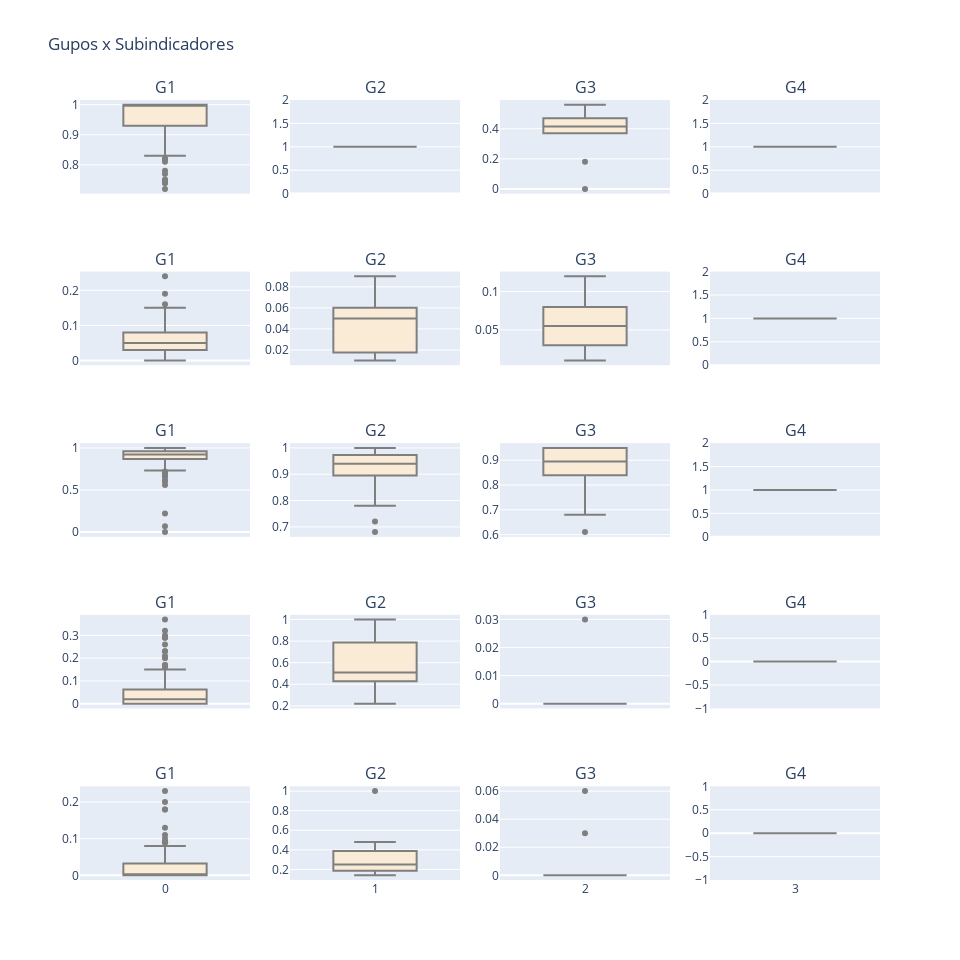

Here is the notebook cell this chart was saved with:
### Code cell
grupos = rotulos
titulos = []
for v in variaveisRestantes:
    for g in grupos:
        titulos.append(f"G{g+1}")

print(grupos, variaveisRestantes)

fig = make_subplots(
    rows=len(variaveisRestantes),
    cols=len(grupos),
    subplot_titles=tuple(titulos),
    shared_xaxes=True,
)
i = 1
for v in variaveisRestantes:
    j = 1
    for g in grupos:
        data = dfResultado[dfResultado["Grupo"] == g].round(2)
        fig.add_trace(go.Box(x=data["Grupo"], y=data[v], name=f"{v}",fillcolor="antiquewhite",line=dict(color="#7f7f7f")), row=i, col=j)
        j += 1
    i += 1

fig.update_layout(
    height=960, width=960, title_text="Gupos x Subindicadores", showlegend=False
)
fig.show()

### Figure 1 — Plotly figure (JSON) as saved in the notebook; plotly's stock layout.template omitted (floating-point values rounded to 4 significant figures; data arrays with more than 128 entries replaced by an {"elided": "..."} marker saying what was removed)
{"data": [{"fillcolor": "antiquewhite", "line": {"color": "#7f7f7f"}, "name": "Hs1", "type": "box", "x": {"elided": "153 int values"}, "xaxis": "x", "y": {"elided": "153 float values"}, "yaxis": "y"}, {"fillcolor": "antiquewhite", "line": {"color": "#7f7f7f"}, "name": "Hs1", "type": "box", "x": [1, 1, 1, 1, 1, 1, 1, 1, 1, 1, 1, 1, 1, 1, 1, 1, 1], "xaxis": "x2", "y": [1, 1, 1, 1, 1, 1, 1, 1, 1, 1, 1, 1, 1, 1, 1, 1, 1], "yaxis": "y2"}, {"fillcolor": "antiquewhite", "line": {"color": "#7f7f7f"}, "name": "Hs1", "type": "box", "x": [2, 2, 2, 2, 2, 2, 2, 2, 2, 2], "xaxis": "x3", "y": [0.48, 0.56, 0, 0.37, 0.18, 0.41, 0.38, 0.42, 0.47, 0.43], "yaxis": "y3"}, {"fillcolor": "antiquewhite", "line": {"color": "#7f7f7f"}, "name": "Hs1", "type": "box", "x": [3, 3], "xaxis": "x4", "y": [1, 1], "yaxis": "y4"}, {"fillcolor": "antiquewhite", "line": {"color": "#7f7f7f"}, "name": "In2", "type": "box", "x": {"elided": "153 int values"}, "xaxis": "x5", "y": {"elided": "153 float values"}, "yaxis": "y5"}, {"fillcolor": "antiquewhite", "line": {"color": "#7f7f7f"}, "name": "In2", "type": "box", "x": [1, 1, 1, 1, 1, 1, 1, 1, 1, 1, 1, 1, 1, 1, 1, 1, 1], "xaxis": "x6", "y": [0.07, 0.09, 0.05, 0.04, 0.07, 0.01, 0.01, 0.05, 0.06, 0.01, 0.06, 0.02, 0.06, 0.04, 0.05, 0.01, 0.06], "yaxis": "y6"}, {"fillcolor": "antiquewhite", "line": {"color": "#7f7f7f"}, "name": "In2", "type": "box", "x": [2, 2, 2, 2, 2, 2, 2, 2, 2, 2], "xaxis": "x7", "y": [0.04, 0.08, 0.03, 0.12, 0.1, 0.07, 0.07, 0.02, 0.04, 0.01], "yaxis": "y7"}, {"fillcolor": "antiquewhite", "line": {"color": "#7f7f7f"}, "name": "In2", "type": "box", "x": [3, 3], "xaxis": "x8", "y": [1, 1], "yaxis": "y8"}, {"fillcolor": "antiquewhite", "line": {"color": "#7f7f7f"}, "name": "Dm2", "type": "box", "x": {"elided": "153 int values"}, "xaxis": "x9", "y": {"elided": "153 float values"}, "yaxis": "y9"}, {"fillcolor": "antiquewhite", "line": {"color": "#7f7f7f"}, "name": "Dm2", "type": "box", "x": [1, 1, 1, 1, 1, 1, 1, 1, 1, 1, 1, 1, 1, 1, 1, 1, 1], "xaxis": "x10", "y": [0.88, 0.78, 0.9, 0.72, 0.98, 0.92, 0.97, 0.9, 0.97, 0.68, 1, 0.94, 1, 1, 0.96, 0.93, 0.96], "yaxis": "y10"}, {"fillcolor": "antiquewhite", "line": {"color": "#7f7f7f"}, "name": "Dm2", "type": "box", "x": [2, 2, 2, 2, 2, 2, 2, 2, 2, 2], "xaxis": "x11", "y": [0.89, 0.92, 0.95, 0.84, 0.68, 0.95, 0.9, 0.61, 0.95, 0.89], "yaxis": "y11"}, {"fillcolor": "antiquewhite", "line": {"color": "#7f7f7f"}, "name": "Dm2", "type": "box", "x": [3, 3], "xaxis": "x12", "y": [1, 1], "yaxis": "y12"}, {"fillcolor": "antiquewhite", "line": {"color": "#7f7f7f"}, "name": "Hs2", "type": "box", "x": {"elided": "153 int values"}, "xaxis": "x13", "y": {"elided": "153 float values"}, "yaxis": "y13"}, {"fillcolor": "antiquewhite", "line": {"color": "#7f7f7f"}, "name": "Hs2", "type": "box", "x": [1, 1, 1, 1, 1, 1, 1, 1, 1, 1, 1, 1, 1, 1, 1, 1, 1], "xaxis": "x14", "y": [1, 0.96, 0.45, 0.45, 0.45, 0.36, 0.22, 0.48, 0.86, 0.61, 0.66, 0.61, 0.81, 0.35, 0.3, 0.78, 0.51], "yaxis": "y14"}, {"fillcolor": "antiquewhite", "line": {"color": "#7f7f7f"}, "name": "Hs2", "type": "box", "x": [2, 2, 2, 2, 2, 2, 2, 2, 2, 2], "xaxis": "x15", "y": [0, 0.03, 0, 0, 0, 0, 0, 0, 0, 0], "yaxis": "y15"}, {"fillcolor": "antiquewhite", "line": {"color": "#7f7f7f"}, "name": "Hs2", "type": "box", "x": [3, 3], "xaxis": "x16", "y": [0, 0], "yaxis": "y16"}, {"fillcolor": "antiquewhite", "line": {"color": "#7f7f7f"}, "name": "Ec3", "type": "box", "x": {"elided": "153 int values"}, "xaxis": "x17", "y": {"elided": "153 float values"}, "yaxis": "y17"}, {"fillcolor": "antiquewhite", "line": {"color": "#7f7f7f"}, "name": "Ec3", "type": "box", "x": [1, 1, 1, 1, 1, 1, 1, 1, 1, 1, 1, 1, 1, 1, 1, 1, 1], "xaxis": "x18", "y": [1, 0.42, 0.19, 0.28, 0.16, 0.22, 0.48, 0.15, 0.34, 0.18, 0.38, 0.23, 0.41, 0.36, 0.25, 0.14, 0.22], "yaxis": "y18"}, {"fillcolor": "antiquewhite", "line": {"color": "#7f7f7f"}, "name": "Ec3", "type": "box", "x": [2, 2, 2, 2, 2, 2, 2, 2, 2, 2], "xaxis": "x19", "y": [0, 0, 0, 0, 0, 0.03, 0, 0, 0, 0.06], "yaxis": "y19"}, {"fillcolor": "antiquewhite", "line": {"color": "#7f7f7f"}, "name": "Ec3", "type": "box", "x": [3, 3], "xaxis": "x20", "y": [0, 0], "yaxis": "y20"}], "layout": {"annotations": [{"font": {"size": 16}, "showarrow": false, "text": "G1", "x": 0.1062, "xanchor": "center", "xref": "paper", "y": 1, "yanchor": "bottom", "yref": "paper"}, {"font": {"size": 16}, "showarrow": false, "text": "G2", "x": 0.3688, "xanchor": "center", "xref": "paper", "y": 1, "yanchor": "bottom", "yref": "paper"}, {"font": {"size": 16}, "showarrow": false, "text": "G3", "x": 0.6313, "xanchor": "center", "xref": "paper", "y": 1, "yanchor": "bottom", "yref": "paper"}, {"font": {"size": 16}, "showarrow": false, "text": "G4", "x": 0.8938, "xanchor": "center", "xref": "paper", "y": 1, "yanchor": "bottom", "yref": "paper"}, {"font": {"size": 16}, "showarrow": false, "text": "G1", "x": 0.1062, "xanchor": "center", "xref": "paper", "y": 0.78, "yanchor": "bottom", "yref": "paper"}, {"font": {"size": 16}, "showarrow": false, "text": "G2", "x": 0.3688, "xanchor": "center", "xref": "paper", "y": 0.78, "yanchor": "bottom", "yref": "paper"}, {"font": {"size": 16}, "showarrow": false, "text": "G3", "x": 0.6313, "xanchor": "center", "xref": "paper", "y": 0.78, "yanchor": "bottom", "yref": "paper"}, {"font": {"size": 16}, "showarrow": false, "text": "G4", "x": 0.8938, "xanchor": "center", "xref": "paper", "y": 0.78, "yanchor": "bottom", "yref": "paper"}, {"font": {"size": 16}, "showarrow": false, "text": "G1", "x": 0.1062, "xanchor": "center", "xref": "paper", "y": 0.56, "yanchor": "bottom", "yref": "paper"}, {"font": {"size": 16}, "showarrow": false, "text": "G2", "x": 0.3688, "xanchor": "center", "xref": "paper", "y": 0.56, "yanchor": "bottom", "yref": "paper"}, {"font": {"size": 16}, "showarrow": false, "text": "G3", "x": 0.6313, "xanchor": "center", "xref": "paper", "y": 0.56, "yanchor": "bottom", "yref": "paper"}, {"font": {"size": 16}, "showarrow": false, "text": "G4", "x": 0.8938, "xanchor": "center", "xref": "paper", "y": 0.56, "yanchor": "bottom", "yref": "paper"}, {"font": {"size": 16}, "showarrow": false, "text": "G1", "x": 0.1062, "xanchor": "center", "xref": "paper", "y": 0.34, "yanchor": "bottom", "yref": "paper"}, {"font": {"size": 16}, "showarrow": false, "text": "G2", "x": 0.3688, "xanchor": "center", "xref": "paper", "y": 0.34, "yanchor": "bottom", "yref": "paper"}, {"font": {"size": 16}, "showarrow": false, "text": "G3", "x": 0.6313, "xanchor": "center", "xref": "paper", "y": 0.34, "yanchor": "bottom", "yref": "paper"}, {"font": {"size": 16}, "showarrow": false, "text": "G4", "x": 0.8938, "xanchor": "center", "xref": "paper", "y": 0.34, "yanchor": "bottom", "yref": "paper"}, {"font": {"size": 16}, "showarrow": false, "text": "G1", "x": 0.1062, "xanchor": "center", "xref": "paper", "y": 0.12, "yanchor": "bottom", "yref": "paper"}, {"font": {"size": 16}, "showarrow": false, "text": "G2", "x": 0.3688, "xanchor": "center", "xref": "paper", "y": 0.12, "yanchor": "bottom", "yref": "paper"}, {"font": {"size": 16}, "showarrow": false, "text": "G3", "x": 0.6313, "xanchor": "center", "xref": "paper", "y": 0.12, "yanchor": "bottom", "yref": "paper"}, {"font": {"size": 16}, "showarrow": false, "text": "G4", "x": 0.8938, "xanchor": "center", "xref": "paper", "y": 0.12, "yanchor": "bottom", "yref": "paper"}], "height": 960, "showlegend": false, "title": {"text": "Gupos x Subindicadores"}, "width": 960, "xaxis": {"anchor": "y", "domain": [0, 0.2125], "matches": "x17", "showticklabels": false}, "xaxis10": {"anchor": "y10", "domain": [0.2625, 0.475], "matches": "x18", "showticklabels": false}, "xaxis11": {"anchor": "y11", "domain": [0.525, 0.7375], "matches": "x19", "showticklabels": false}, "xaxis12": {"anchor": "y12", "domain": [0.7875, 1], "matches": "x20", "showticklabels": false}, "xaxis13": {"anchor": "y13", "domain": [0, 0.2125], "matches": "x17", "showticklabels": false}, "xaxis14": {"anchor": "y14", "domain": [0.2625, 0.475], "matches": "x18", "showticklabels": false}, "xaxis15": {"anchor": "y15", "domain": [0.525, 0.7375], "matches": "x19", "showticklabels": false}, "xaxis16": {"anchor": "y16", "domain": [0.7875, 1], "matches": "x20", "showticklabels": false}, "xaxis17": {"anchor": "y17", "domain": [0, 0.2125]}, "xaxis18": {"anchor": "y18", "domain": [0.2625, 0.475]}, "xaxis19": {"anchor": "y19", "domain": [0.525, 0.7375]}, "xaxis2": {"anchor": "y2", "domain": [0.2625, 0.475], "matches": "x18", "showticklabels": false}, "xaxis20": {"anchor": "y20", "domain": [0.7875, 1]}, "xaxis3": {"anchor": "y3", "domain": [0.525, 0.7375], "matches": "x19", "showticklabels": false}, "xaxis4": {"anchor": "y4", "domain": [0.7875, 1], "matches": "x20", "showticklabels": false}, "xaxis5": {"anchor": "y5", "domain": [0, 0.2125], "matches": "x17", "showticklabels": false}, "xaxis6": {"anchor": "y6", "domain": [0.2625, 0.475], "matches": "x18", "showticklabels": false}, "xaxis7": {"anchor": "y7", "domain": [0.525, 0.7375], "matches": "x19", "showticklabels": false}, "xaxis8": {"anchor": "y8", "domain": [0.7875, 1], "matches": "x20", "showticklabels": false}, "xaxis9": {"anchor": "y9", "domain": [0, 0.2125], "matches": "x17", "showticklabels": false}, "yaxis": {"anchor": "x", "domain": [0.88, 1]}, "yaxis10": {"anchor": "x10", "domain": [0.44, 0.56]}, "yaxis11": {"anchor": "x11", "domain": [0.44, 0.56]}, "yaxis12": {"anchor": "x12", "domain": [0.44, 0.56]}, "yaxis13": {"anchor": "x13", "domain": [0.22, 0.34]}, "yaxis14": {"anchor": "x14", "domain": [0.22, 0.34]}, "yaxis15": {"anchor": "x15", "domain": [0.22, 0.34]}, "yaxis16": {"anchor": "x16", "domain": [0.22, 0.34]}, "yaxis17": {"anchor": "x17", "domain": [0, 0.12]}, "yaxis18": {"anchor": "x18", "domain": [0, 0.12]}, "yaxis19": {"anchor": "x19", "domain": [0, 0.12]}, "yaxis2": {"anchor": "x2", "domain": [0.88, 1]}, "yaxis20": {"anchor": "x20", "domain": [0, 0.12]}, "yaxis3": {"anchor": "x3", "domain": [0.88, 1]}, "yaxis4": {"anchor": "x4", "domain": [0.88, 1]}, "yaxis5": {"anchor": "x5", "domain": [0.66, 0.78]}, "yaxis6": {"anchor": "x6", "domain": [0.66, 0.78]}, "yaxis7": {"anchor": "x7", "domain": [0.66, 0.78]}, "yaxis8": {"anchor": "x8", "domain": [0.66, 0.78]}, "yaxis9": {"anchor": "x9", "domain": [0.44, 0.56]}}}
